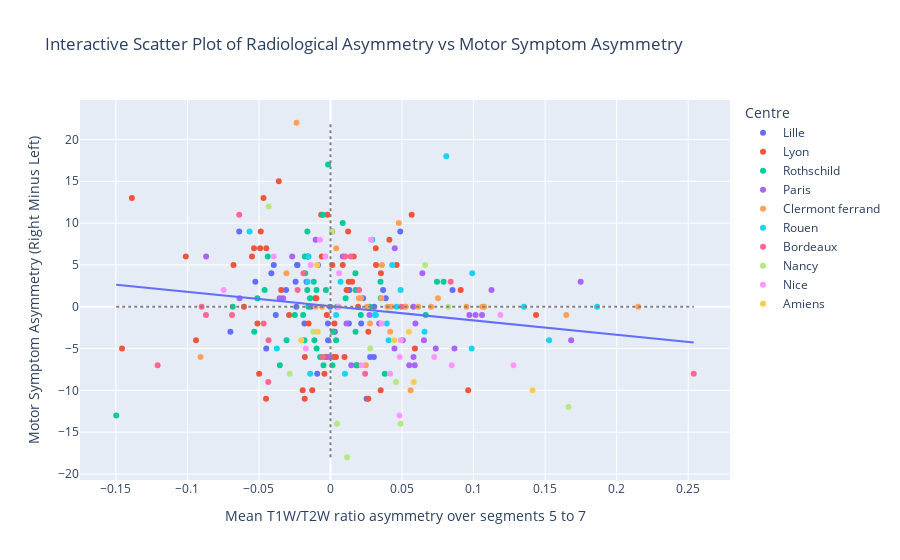

Source (notebook cell):
### Code cell
# remapper l'index de mri en utilisant index_map
def _map_idx(i):
    key1 = "sub-" + str(i)
    key2 = key1 + "_ses-M00"
    return index_map.get(key1) or index_map.get(key2) or index_map.get(key1.replace("sub-0","sub-")) or i

new_index = [_map_idx(i) for i in mri.index.astype(str)]
# compter les non-mappés (qui restent identiques)
n_unmapped = sum(1 for old, new in zip(mri.index, new_index) if str(old) == str(new))

mri = mri.copy()
mri.index = new_index
mri.index.name = "clean_id"

#print(f"Index remappé. Non-mappés : {n_unmapped} / {len(mri)}")
df_asym=df_intersection.join(mri[qc_cols + meta_cols])
print(f"n = {df_asym}")

#df_intersection_filtered = df_intersection[df_intersection.index.str.startswith("01-")]

# Filter out subjects with T1overT2_asymetry_seg greater than 100
# df_intersection = df_intersection[df_intersection['T1overT2_asymetry_seg'] <= 50]
# df_intersection = df_intersection[df_intersection['T1overT2_asymetry_seg'] > -50]

# Create groups based on the first two characters of the index
#df_intersection['Group'] = df_intersection.index.str.slice(0, 2)
#df_intersection_filtered = df_intersection
#df_intersection_filtered = df_intersection[~df_intersection.index.isin(df_intersection[df_intersection['Group'] == "14"].index)]
#df_intersection_filtered = df_intersection[~df_intersection.index.isin(df_intersection[df_intersection['Group'] == "06"].index)]
#df_intersection_filtered = df_intersection_filtered[~df_intersection_filtered.index.isin(df_intersection_filtered[df_intersection_filtered['Group'] == "07"].index)]

# Filter out rows where motor_symptom_asymetry is greater than 1 or less than -1
#df_intersection = df_intersection[(df_intersection['motor_symptom_asymetry'] <= 1) & (df_intersection['motor_symptom_asymetry'] >= -1)]


#df_asym = df_asym[~df_asym.index.isin(df_asym[df_asym['modèle'] == "Skyra"].index)]
#df_asym = df_asym[df_asym.index.isin(df_asym[df_asym['constructeur'] == "Philips"].index)]
#df_asym = df_asym[df_asym.index.isin(df_asym[df_asym['constructeur'] == "Siemens"].index)]
df_asym = df_asym[~df_asym.index.isin(df_asym[df_asym['constructeur'] == "Siemens"].index)]
df_asym = df_asym[df_asym.index.isin(df_asym[df_asym['QC 3DT1 \n0: inexploitable 1: très  limite   2: passable       3: bien\n4: parfaite']>2].index)]

# Create an interactive scatter plot with Plotly
fig = px.scatter(
    df_asym,
    y='motor_symptom_asymetry',
    x='T1overT2_asymetry_seg',
    color='Centre',  # Use 'Group' column to assign colors
    hover_name=df_asym.index,
    labels={
        'T1overT2_asymetry_seg': 'Mean T1W/T2W ratio asymmetry over segments 5 to 7',
        'motor_symptom_asymetry': 'Motor Symptom Asymmetry (Right Minus Left)'
    },
    title="Interactive Scatter Plot of Radiological Asymmetry vs Motor Symptom Asymmetry"
)

#Ajouter les axes x=0 et y=0 en gris pointillé
fig.add_shape(
    type="line",
    x0=df_asym['T1overT2_asymetry_seg'].min(),
    x1=df_asym['T1overT2_asymetry_seg'].max(),
    y0=0, y1=0,
    line=dict(color="gray", dash="dot")
)

fig.add_shape(
    type="line",
    x0=0, x1=0,
    y0=df_asym['motor_symptom_asymetry'].min(),
    y1=df_asym['motor_symptom_asymetry'].max(),
    line=dict(color="gray", dash="dot")
)

# Calculer la droite de régression
X = df_asym['T1overT2_asymetry_seg']
y = df_asym['motor_symptom_asymetry']
X = sm.add_constant(X)  # Ajouter une constante pour le modèle
model = sm.OLS(y, X).fit()
df_asym['regression_line'] = model.predict(X)

# Ajouter la droite de régression au graphique
fig.add_trace(
    px.line(
        df_asym,
        x='T1overT2_asymetry_seg',
        y='regression_line'
    ).data[0]
)
# Calculer le R² et la p-value
r_squared = model.rsquared
p_value = model.pvalues.iloc[1]

# Afficher les résultats
print(f"R²: {r_squared:.4f}")
print(f"P-value: {p_value:.4e}")

fig.write_image("/NAS/deathrow/protocoles/predistim/screenshots/scatter_T1woverT2w_N4norm_asymmetry_vs_motor_symptom_asymmetry_AllPatients_Elior.jpg", format='jpeg')

fig.show()

### Figure 1 — Plotly figure (JSON) as saved in the notebook; plotly's stock layout.template omitted (floating-point values rounded to 4 significant figures; data arrays with more than 128 entries replaced by an {"elided": "..."} marker saying what was removed)
{"data": [{"hovertemplate": "<b>%{hovertext}</b><br><br>Centre=Lille<br>Mean T1W/T2W ratio asymmetry over segments 5 to 7=%{x}<br>Motor Symptom Asymmetry (Right Minus Left)=%{y}<extra></extra>", "hovertext": ["01-033", "01-028", "01-005", "01-040", "01-031", "01-047", "01-006", "01-019", "01-024", "01-009", "01-011", "01-002", "01-017", "01-029", "01-027", "01-015", "01-043", "01-010", "01-042", "01-038", "01-048", "01-034", "01-026", "01-020", "01-018", "01-044", "01-032", "01-051", "01-046", "01-025", "01-001", "01-023", "01-039", "01-037", "01-049", "01-030"], "legendgroup": "Lille", "marker": {"color": "#636efa", "symbol": "circle"}, "mode": "markers", "name": "Lille", "orientation": "v", "showlegend": true, "type": "scatter", "x": [-0.01823, -0.06381, 0.03676, -0.04135, -0.002734, 0.01285, -0.04491, 0.02142, -0.03107, -0.03827, -0.009299, 0.02281, -0.02312, -0.02334, -0.001675, 0.02771, 0.03053, -0.0168, -0.01367, 0.08527, -0.008786, -0.01064, -0.06999, -0.05253, -0.03967, 0.01268, 0.00301, 0.0132, 0.04872, -0.02387, -0.02442, 0.02524, -0.001807, -0.0002853, 0.03028, 0.03859], "xaxis": "x", "y": [-2, 9, 2, 4, -6, -2, -5, -2, 2, -1, -8, 1, 5, 5, -4, -6, 0, 3, 0, 2, 5, 1, -3, 3, 5, 2, -3, 2, 9, 0, 3, -11, -2, 0, -6, 1], "yaxis": "y"}, {"hovertemplate": "<b>%{hovertext}</b><br><br>Centre=Lyon<br>Mean T1W/T2W ratio asymmetry over segments 5 to 7=%{x}<br>Motor Symptom Asymmetry (Right Minus Left)=%{y}<extra></extra>", "hovertext": ["17-035", "17-015", "17-024", "17-009", "17-034", "17-021", "17-049", "17-046", "17-067", "17-022", "17-045", "17-048", "17-023", "17-076", "17-004", "17-080", "17-050", "17-041", "17-010", "17-014", "17-077", "17-006", "17-018", "17-070", "17-068", "17-030", "17-019", "17-069", "17-029", "17-066", "17-028", "17-043", "17-042", "17-011", "17-078", "17-026", "17-059", "17-038", "17-027", "17-008", "17-071", "17-079", "17-073", "17-032", "17-072", "17-033", "17-002", "17-040", "17-016", "17-061", "17-064", "17-047", "17-060", "17-065", "17-017", "17-020", "17-075", "17-003", "17-001", "17-013"], "legendgroup": "Lyon", "marker": {"color": "#EF553B", "symbol": "circle"}, "mode": "markers", "name": "Lyon", "orientation": "v", "showlegend": true, "type": "scatter", "x": [-0.006059, 0.01929, -0.006511, 0.091, 0.01512, 0.04114, 0.09623, 0.05672, -0.06782, 0.1437, -0.09401, -0.004251, -0.002573, 0.002776, -0.0605, 0.03164, -0.04489, 0.0318, 0.001944, 0.008553, -0.01608, 0.002154, -0.03616, 0.0123, -0.01805, -0.04988, 0.04623, -0.01947, -0.002109, -0.1388, -0.1457, -0.05107, 0.03505, -0.01535, 0.001215, 0.02643, -0.003795, 0.0162, 0.05897, -0.009937, 0.01122, -0.04875, -0.04505, 0.01871, -0.01797, -0.01275, 0.01269, 0.03522, -0.05489, -0.01556, -0.0492, 0.001117, -0.04685, 0.009771, 0.02646, -0.02894, -0.03444, -0.1011, 0.003784, -0.05348], "xaxis": "x", "y": [6, 0, 11, 2, 3, 8, -10, 11, 5, -1, -4, -8, -1, -2, 0, 7, 7, 5, -3, 5, 6, -6, 15, 9, -11, -8, 5, -10, 11, 13, -5, -2, -10, -2, 5, -11, -6, 6, -5, 1, 2, 9, -11, -7, -6, -10, 3, 4, 6, 6, 7, 9, 13, -6, -3, -1, 2, 6, -6, 7], "yaxis": "y"}, {"hovertemplate": "<b>%{hovertext}</b><br><br>Centre=Rothschild<br>Mean T1W/T2W ratio asymmetry over segments 5 to 7=%{x}<br>Motor Symptom Asymmetry (Right Minus Left)=%{y}<extra></extra>", "hovertext": ["19-005", "19-002", "19-031", "19-038", "19-003", "19-014", "19-001", "19-028", "19-049", "19-018", "19-051", "19-021", "19-013", "19-027", "19-025", "19-032", "19-010", "19-050", "19-037", "19-008", "19-016", "19-004", "19-023", "19-026", "19-019", "19-039", "19-024", "19-048", "19-009", "19-044", "19-022", "19-043", "19-046", "19-052", "19-030", "19-034", "19-012", "19-020", "19-011", "19-006", "19-007", "19-045", "19-033", "19-042"], "legendgroup": "Rothschild", "marker": {"color": "#00cc96", "symbol": "circle"}, "mode": "markers", "name": "Rothschild", "orientation": "v", "showlegend": true, "type": "scatter", "x": [0.01757, -0.06838, -0.03543, 0.07904, -0.005206, 0.003879, -0.03073, -0.01797, -0.009719, 0.03514, -0.009796, 0.03491, -0.01622, 0.01786, 0.02741, 0.01741, 0.03797, -0.01764, -0.01822, -0.001725, -0.0533, -0.01435, 0.02119, -0.01174, -0.04386, -0.01913, 0.07445, -0.04606, 0.001895, -0.02497, -0.0162, 0.008535, -0.01124, 0.004538, 0.001353, -0.1498, -0.05113, 0.01055, -0.007255, -0.01553, 0.06652, -0.003215, -0.004904, 0.01752], "xaxis": "x", "y": [2, 0, -7, 3, 11, -4, -4, 6, -5, 1, 2, 3, 2, -7, 0, 4, -8, 4, -4, 17, -3, 1, -1, 3, 6, -1, 3, 2, -3, -1, 9, 10, -4, 0, -7, -13, 1, 1, -6, 0, -1, 2, -7, -3], "yaxis": "y"}, {"hovertemplate": "<b>%{hovertext}</b><br><br>Centre=Paris<br>Mean T1W/T2W ratio asymmetry over segments 5 to 7=%{x}<br>Motor Symptom Asymmetry (Right Minus Left)=%{y}<extra></extra>", "hovertext": ["02-076", "02-081", "02-071", "02-058", "02-053", "02-051", "02-063", "02-059", "02-064", "02-080", "02-087", "02-079", "02-038", "02-084", "02-085", "02-083", "02-045", "02-082", "02-070", "02-046", "02-067", "02-041", "02-049", "02-069", "02-030", "02-072", "02-089", "02-075", "02-073", "02-090"], "legendgroup": "Paris", "marker": {"color": "#ab63fa", "symbol": "circle"}, "mode": "markers", "name": "Paris", "orientation": "v", "showlegend": true, "type": "scatter", "x": [0.05934, 0.05795, -0.01038, 0.05503, 0.1748, -0.0007151, 0.07357, -0.06359, -0.02678, 0.1125, 0.02723, -0.03314, 0.08659, 0.0505, -0.03559, 0.1059, 0.034, 0.058, 0.1682, 0.06531, 0.0447, 0.01452, 0.1013, 0.0112, 0.05887, 0.008552, 0.0642, 0.04488, 0.09706, -0.08694], "xaxis": "x", "y": [-2, 0, 8, -7, 3, -6, -5, 1, 6, 2, -1, 1, -5, -4, 1, -1, -2, -6, -4, -4, -5, -7, -1, -2, -7, 6, 4, 7, -1, 6], "yaxis": "y"}, {"hovertemplate": "<b>%{hovertext}</b><br><br>Centre=Clermont ferrand <br>Mean T1W/T2W ratio asymmetry over segments 5 to 7=%{x}<br>Motor Symptom Asymmetry (Right Minus Left)=%{y}<extra></extra>", "hovertext": ["05-023", "05-010", "05-031", "05-027", "05-036", "05-024", "05-026", "05-001", "05-033", "05-019", "05-017", "05-014", "05-006", "05-003", "05-028", "05-018", "05-021", "05-030", "05-034", "05-002", "05-012", "05-016", "05-022", "05-004", "05-015", "05-020", "05-009", "05-011", "05-032"], "legendgroup": "Clermont ferrand ", "marker": {"color": "#FFA15A", "symbol": "circle"}, "mode": "markers", "name": "Clermont ferrand ", "orientation": "v", "showlegend": true, "type": "scatter", "x": [0.2151, 0.0276, 0.03982, 0.003998, 0.1074, -0.02374, 0.02564, 0.0198, 0.005682, 0.05594, 0.02132, 0.06142, 0.04172, 0.02468, 0.04775, -0.005924, 0.07029, -0.01038, -0.09087, 0.03558, -0.03079, 0.05268, 0.1648, 0.09502, 0.1061, 0.04249, 0.05211, 0.03594, 0.07512], "xaxis": "x", "y": [0, -2, 0, 7, 0, 22, 0, 1, 0, -10, 1, 0, -3, -7, 10, 0, 0, 0, -6, 1, 4, 0, -1, 0, 0, 0, 0, 5, 1], "yaxis": "y"}, {"hovertemplate": "<b>%{hovertext}</b><br><br>Centre=Rouen<br>Mean T1W/T2W ratio asymmetry over segments 5 to 7=%{x}<br>Motor Symptom Asymmetry (Right Minus Left)=%{y}<extra></extra>", "hovertext": ["11-034", "11-026", "11-021", "11-025", "11-029", "11-023", "11-014", "11-028", "11-020", "11-007", "11-027", "11-011", "11-016", "11-008", "11-017", "11-033", "11-019", "11-030", "11-024", "11-009", "11-031", "11-012", "11-018"], "legendgroup": "Rouen", "marker": {"color": "#19d3f3", "symbol": "circle"}, "mode": "markers", "name": "Rouen", "orientation": "v", "showlegend": true, "type": "scatter", "x": [0.09866, 0.02919, 0.007012, 0.09906, 0.04902, -0.05658, 0.1352, 0.1528, -0.0154, 0.03933, -0.03752, 0.0462, 0.03171, 0.003923, 0.0809, 0.04061, -0.01422, 0.1864, 0.04311, 0.01007, 0.06569, -0.016, 0.03095], "xaxis": "x", "y": [-5, 8, 3, 4, 2, 9, 0, -4, 6, -2, -5, 0, -1, -1, 18, -4, -8, 0, 5, -8, -3, 3, -1], "yaxis": "y"}, {"hovertemplate": "<b>%{hovertext}</b><br><br>Centre=Bordeaux<br>Mean T1W/T2W ratio asymmetry over segments 5 to 7=%{x}<br>Motor Symptom Asymmetry (Right Minus Left)=%{y}<extra></extra>", "hovertext": ["09-005", "09-001", "09-003", "09-026", "09-011", "09-010", "09-015", "09-002", "09-004", "09-013", "09-017", "09-006", "09-008", "09-018", "09-007", "09-016", "09-021", "09-012"], "legendgroup": "Bordeaux", "marker": {"color": "#FF6692", "symbol": "circle"}, "mode": "markers", "name": "Bordeaux", "orientation": "v", "showlegend": true, "type": "scatter", "x": [-0.1209, 0.0102, 0.02419, 0.01409, -0.04348, -0.04673, -0.09008, 0.08397, -0.02299, -0.08705, -0.04335, -0.0638, -0.06888, -0.00529, 0.01998, -0.01886, 0.2539, 0.04955], "xaxis": "x", "y": [-7, 6, -8, 6, -9, -2, 0, 3, 2, -1, -4, 11, -1, -6, 2, 4, -8, 0], "yaxis": "y"}, {"hovertemplate": "<b>%{hovertext}</b><br><br>Centre=Nancy<br>Mean T1W/T2W ratio asymmetry over segments 5 to 7=%{x}<br>Motor Symptom Asymmetry (Right Minus Left)=%{y}<extra></extra>", "hovertext": ["18-013", "18-014", "18-004", "18-001", "18-006", "18-018", "18-010", "18-008", "18-011", "18-002", "18-015", "18-012"], "legendgroup": "Nancy", "marker": {"color": "#B6E880", "symbol": "circle"}, "mode": "markers", "name": "Nancy", "orientation": "v", "showlegend": true, "type": "scatter", "x": [0.04573, 0.01163, 0.06618, 0.004581, 0.1663, 0.0009427, 0.04892, -0.04326, 0.02783, -0.01204, 0.08239, -0.02855], "xaxis": "x", "y": [-9, -18, 5, -14, -12, 9, -14, 12, -5, -3, 0, -8], "yaxis": "y"}, {"hovertemplate": "<b>%{hovertext}</b><br><br>Centre=Nice<br>Mean T1W/T2W ratio asymmetry over segments 5 to 7=%{x}<br>Motor Symptom Asymmetry (Right Minus Left)=%{y}<extra></extra>", "hovertext": ["14-006", "14-016", "14-015", "14-020", "14-026", "14-024", "14-004", "14-010", "14-029", "14-023", "14-005", "14-028", "14-008", "14-009", "14-012", "14-030", "14-011", "14-013", "14-017"], "legendgroup": "Nice", "marker": {"color": "#FF97FF", "symbol": "circle"}, "mode": "markers", "name": "Nice", "orientation": "v", "showlegend": true, "type": "scatter", "x": [-0.03957, 0.02187, 0.1279, 0.0417, 0.04818, 0.006018, -0.007371, 0.04835, -0.003628, -0.01385, 0.0357, 0.005526, 0.08471, 0.07252, 0.0282, -0.07473, 0.1187, 0.0492, -0.01723], "xaxis": "x", "y": [6, -7, -7, -8, -13, 4, 8, -6, 6, 5, -2, 0, -7, -6, 8, 2, -1, -4, -5], "yaxis": "y"}, {"hovertemplate": "<b>%{hovertext}</b><br><br>Centre=Amiens <br>Mean T1W/T2W ratio asymmetry over segments 5 to 7=%{x}<br>Motor Symptom Asymmetry (Right Minus Left)=%{y}<extra></extra>", "hovertext": ["15-034", "15-026", "15-025", "15-027", "15-029", "15-036", "15-028"], "legendgroup": "Amiens ", "marker": {"color": "#FECB52", "symbol": "circle"}, "mode": "markers", "name": "Amiens ", "orientation": "v", "showlegend": true, "type": "scatter", "x": [-0.02042, 0.0582, 0.1412, -0.009404, 0.05479, 0.04454, -0.008947], "xaxis": "x", "y": [-4, -9, -10, 5, -3, -4, -3], "yaxis": "y"}, {"hovertemplate": "T1overT2_asymetry_seg=%{x}<br>regression_line=%{y}<extra></extra>", "legendgroup": "", "line": {"color": "#636efa", "dash": "solid"}, "mode": "lines", "name": "", "orientation": "v", "showlegend": false, "type": "scatter", "x": {"elided": "278 float values"}, "xaxis": "x", "y": {"elided": "278 float values"}, "yaxis": "y"}], "layout": {"legend": {"title": {"text": "Centre"}, "tracegroupgap": 0}, "shapes": [{"line": {"color": "gray", "dash": "dot"}, "type": "line", "x0": -0.1498, "x1": 0.2539, "y0": 0, "y1": 0}, {"line": {"color": "gray", "dash": "dot"}, "type": "line", "x0": 0, "x1": 0, "y0": -18, "y1": 22}], "title": {"text": "Interactive Scatter Plot of Radiological Asymmetry vs Motor Symptom Asymmetry"}, "xaxis": {"anchor": "y", "domain": [0, 1], "title": {"text": "Mean T1W/T2W ratio asymmetry over segments 5 to 7"}}, "yaxis": {"anchor": "x", "domain": [0, 1], "title": {"text": "Motor Symptom Asymmetry (Right Minus Left)"}}}}
